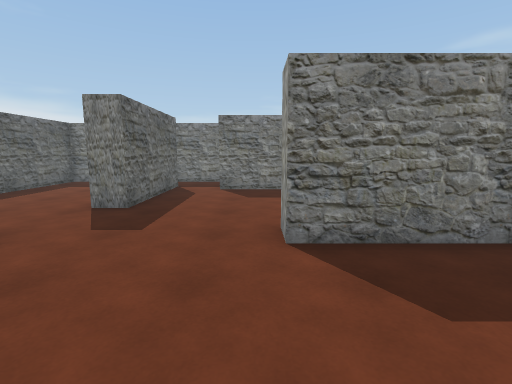
[1] (above)

24 first-person views from a walk through a Unity game level. The camera is 1.5 m above the floor, tilts 8° down and sees 85° across. The floor is counted in squares, 1 m on a side. Each view is taken from the middle of a square. On the plan, view 1 faces up. The plan holds only what a view shows up to about 14 squares ahead; the rest is blank. The place goes on beyond the plan. The player is left out.

[2]
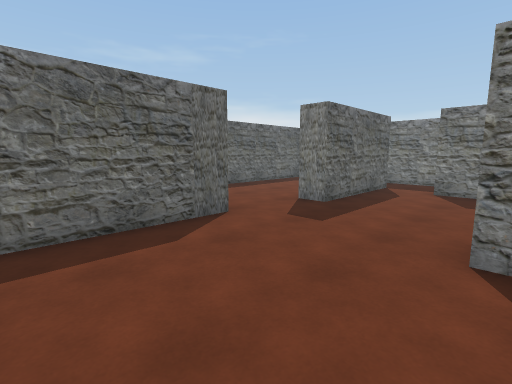

[3]
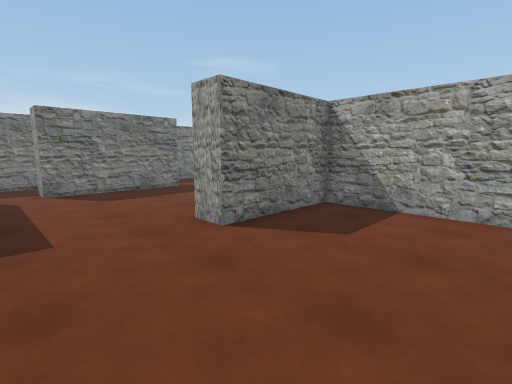

[4]
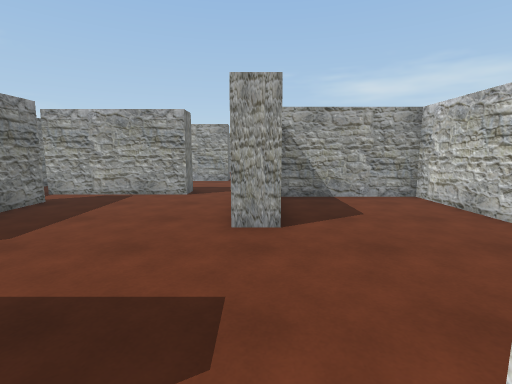

[5]
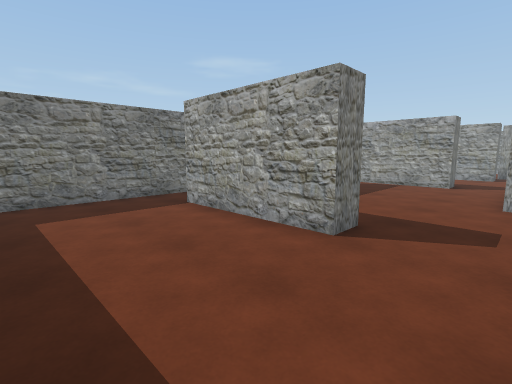

[6]
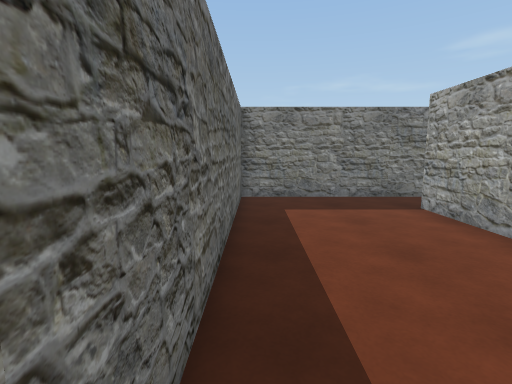

[7]
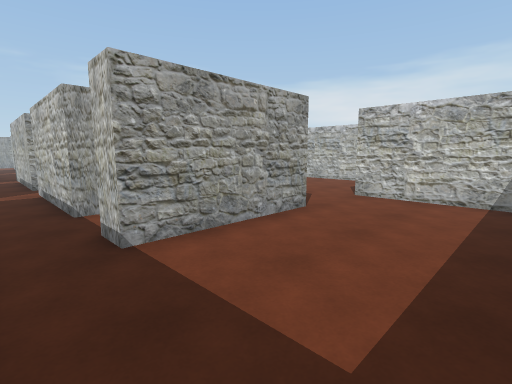

[8]
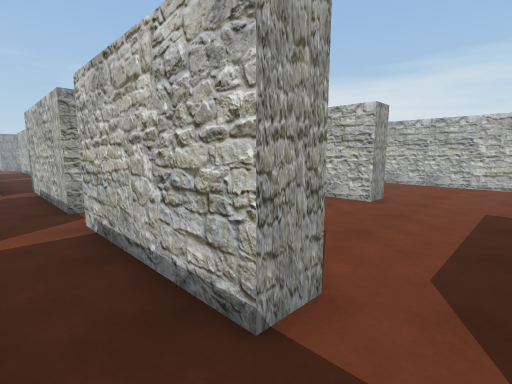

[9]
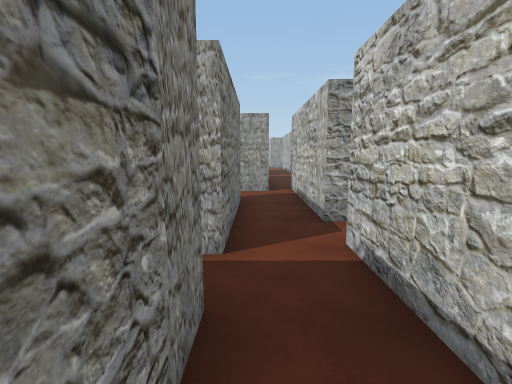

[10]
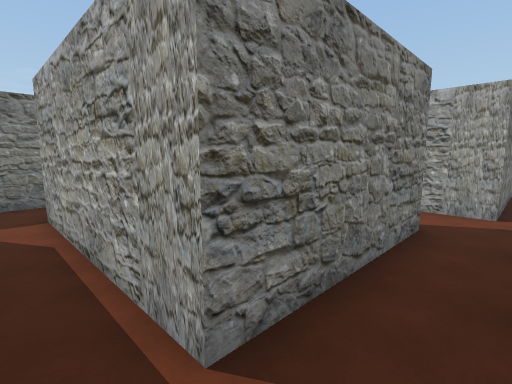

[11]
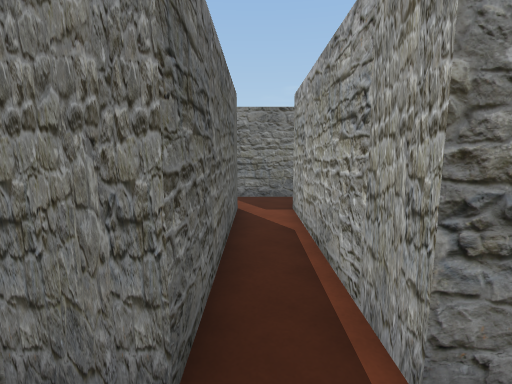

[12]
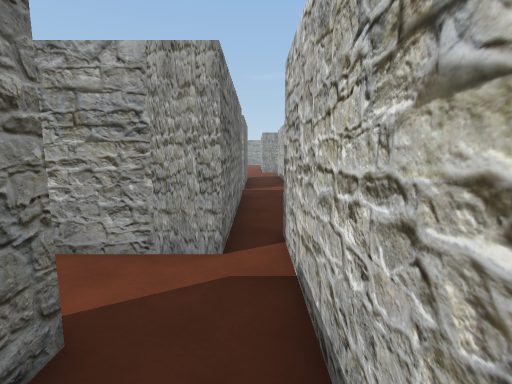

[13]
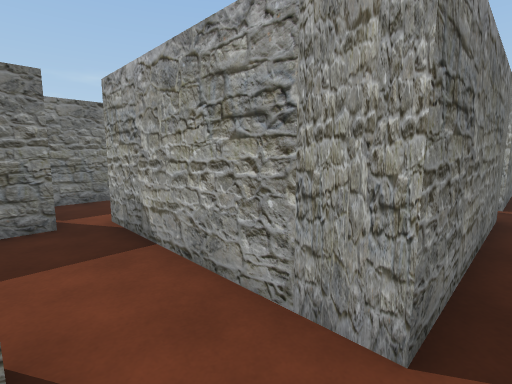

[14]
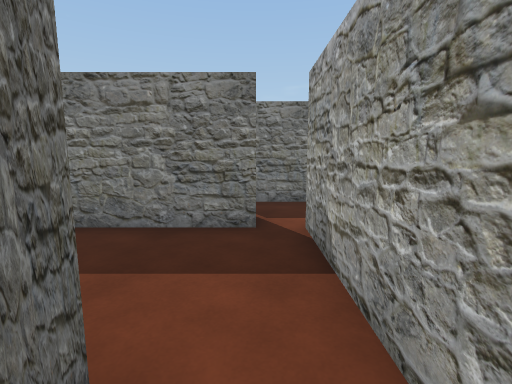

[15]
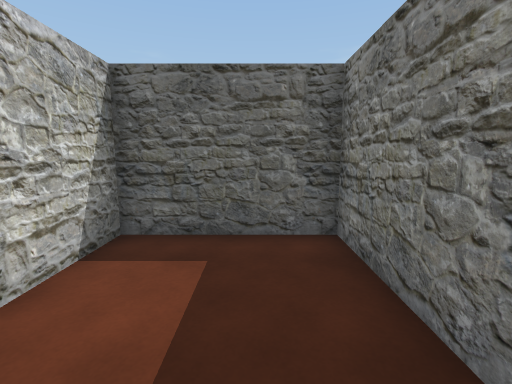

[16]
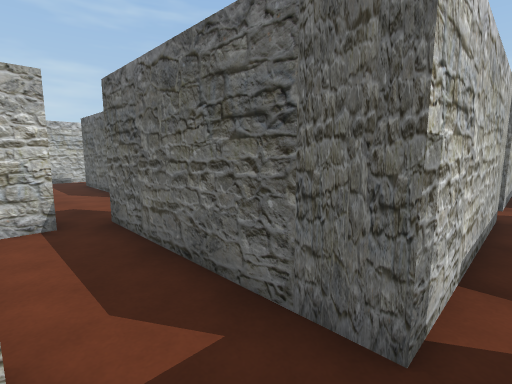

[17]
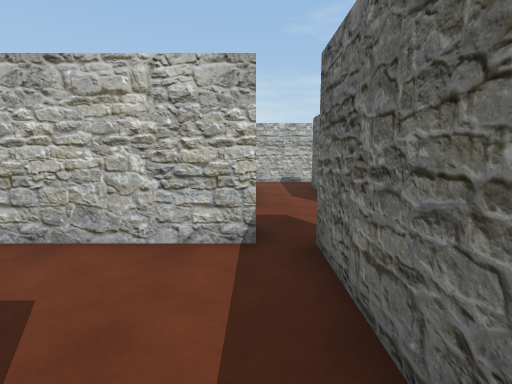

[18]
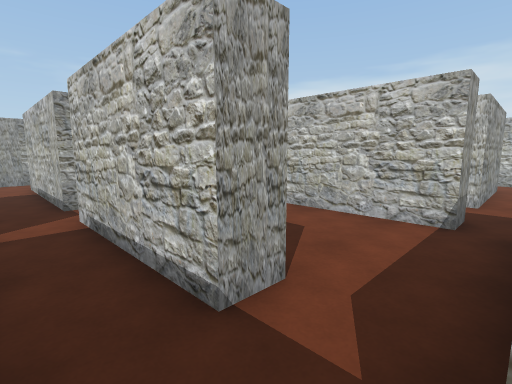

[19]
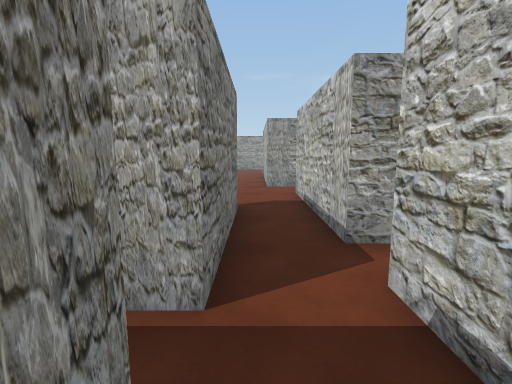

[20]
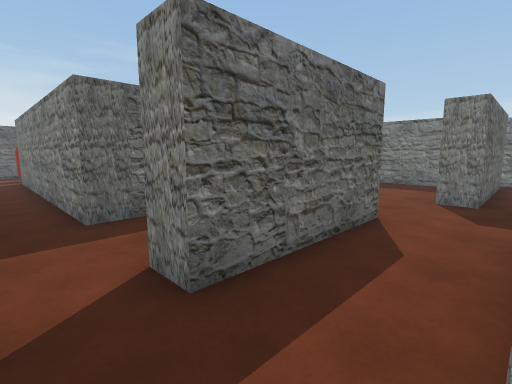

[21]
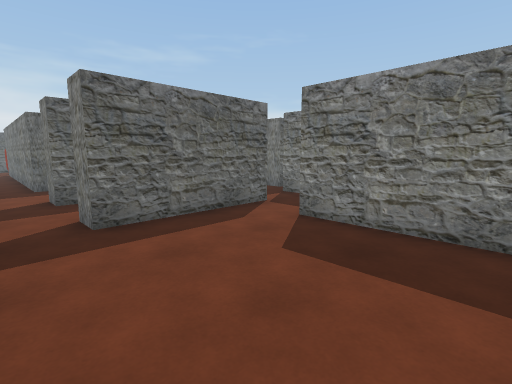

[22]
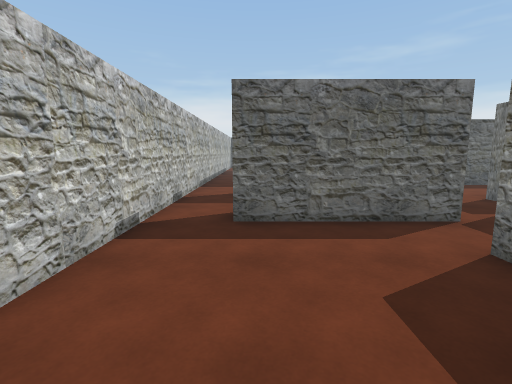

[23]
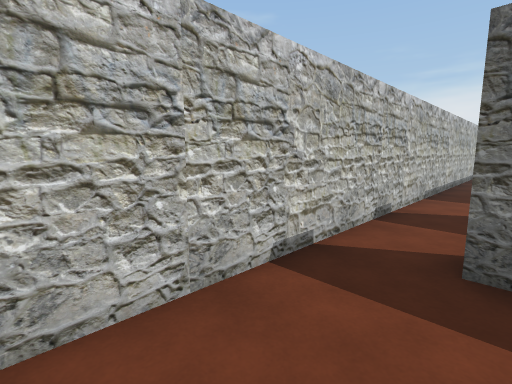

[24]
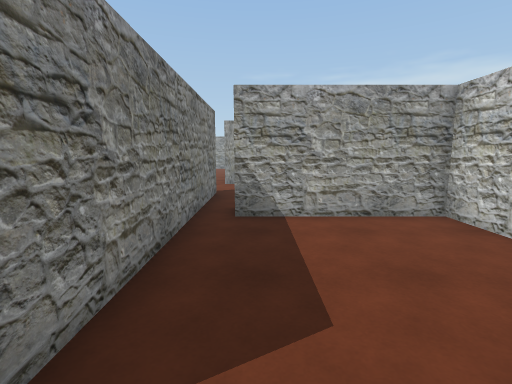

### Floor plan
Ten units are one square. View 1 is at (0, 0); x grows to the right and y downward. Boxes are objects, and circles mark ways between rooms. Rooms are numbered by the first view taken in them; rooms with no view inside come last. Other rooms are left out.
<svg viewBox="-100 -210 315 250">
<path fill="none" stroke="#000" d="M-35 -75 -45 -75 -45 -125 -35 -125 -35 -75M36 -115 -15 -115 -15 -125M-88 -45 -45 -45 -45 -1M-25 5 45 5 45 -45 5 -45 5 -55 21 -55M-35 -145 -95 -145 -95 -54M60 -75 50 -75 50 -125M-15 -125 25 -125M30 -145 30 -205M15 -205 15 -145 -35 -145M50 -125 95 -125M80 -145 30 -145M80 -155 80 -149M25 -125 35 -125M100 -135 100 -155M91 -195 40 -195 40 -155 64 -155M100 -155 100 -195M130 -115 180 -115M160 -135 100 -135M175 -135 175 -142M95 -125 110 -125 110 -115M130 -104 130 -115M120 -65 163 -65M110 -115 110 -65M188 35 205 35 205 -15M205 -25 150 -25M115 35 170 35M130 -36 130 15 120 15M55 1 55 15 -55 15M95 -36 95 15 85 15M110 -65 100 -65M120 15 120 -35 124 -35M129 -55 120 -55 120 -65M60 -99 60 -88M-5 35 115 35M90 -115 65 -115"/>
<circle cx="-25" cy="-120" r="3" fill="#2a7"/>
<circle cx="-40" cy="-135" r="3" fill="#2a7"/>
<circle cx="40" cy="-120" r="3" fill="#2a7"/>
<circle cx="50" cy="-65" r="3" fill="#2a7"/>
<circle cx="30" cy="-135" r="3" fill="#2a7"/>
<circle cx="85" cy="-150" r="3" fill="#2a7"/>
<circle cx="105" cy="-130" r="3" fill="#2a7"/>
<circle cx="125" cy="-110" r="3" fill="#2a7"/>
<circle cx="120" cy="-60" r="3" fill="#2a7"/>
<circle cx="125" cy="25" r="3" fill="#2a7"/>
<text x="-20" y="-70">1</text>
<text x="0" y="-140">2</text>
<text x="60" y="-140">3</text>
<text x="70" y="-180">4</text>
<text x="140" y="-130">5</text>
<text x="140" y="-90">6</text>
<text x="170" y="10">7</text>
<text x="60" y="-20">8</text>
</svg>
Room 1 opens to room 2. Room 1 opens to room 3. Room 1 opens to room 8. Room 2 opens to room 3. Room 3 opens to room 4. Room 3 opens to room 5. Room 5 opens to room 6. Room 6 opens to room 8. Room 7 opens to room 8.

Where each view was taken, in squares from view 1:
view 1: 0 up, 0 right, facing up
view 2: 0 up, 1 right, facing up-left
view 3: 0 up, 3 left, facing up-right
view 4: 5 up, 5 left, facing right
view 5: 5 up, 9 left, facing up-right
view 6: 5 up, 9 left, facing up
view 7: 14 up, 9 left, facing down-right
view 8: 14 up, 3 left, facing down-right
view 9: 14 up, 1 left, facing right
view 10: 13 up, 2 right, facing up-right
view 11: 13 up, 2 right, facing up
view 12: 13 up, 6 right, facing right
view 13: 13 up, 8 right, facing up-right
view 14: 14 up, 9 right, facing up
view 15: 18 up, 9 right, facing left
view 16: 13 up, 13 right, facing down-left
view 17: 11 up, 12 right, facing down
view 18: 13 up, 11 right, facing down-right
view 19: 13 up, 15 right, facing right
view 20: 3 down, 12 right, facing up-left
view 21: 3 down, 19 right, facing up-left
view 22: 1 down, 19 right, facing left
view 23: 1 down, 17 right, facing down-left
view 24: 1 up, 14 right, facing right
